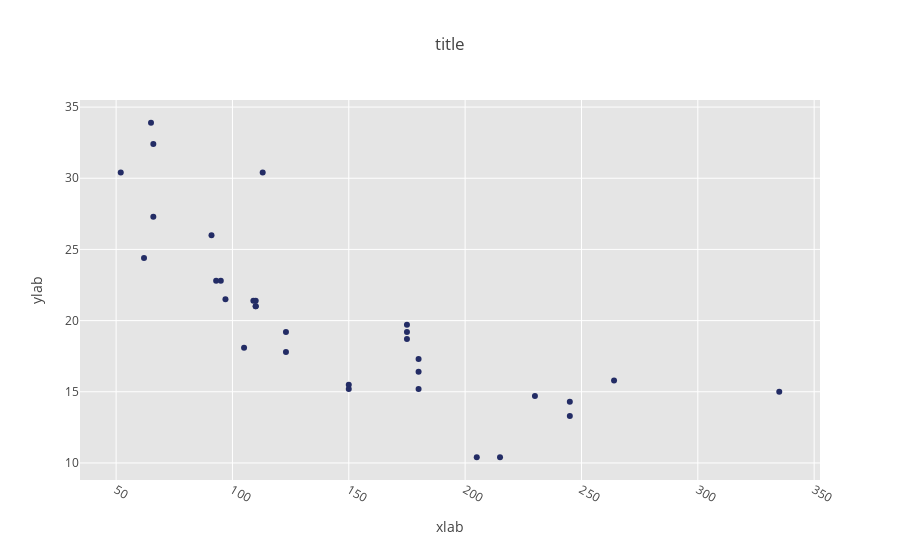

Notebook code for this chart:
### Markdown cell above
The `scatterplot` module takes a separate dataframe for the x values and for the y values:

### Code cell
args = {'x_data':x_data, 'y_data':y_data}
fig = scatterplot.create_graph(**args)

### Figure 1 — Plotly figure (JSON) as saved in the notebook; plotly's stock layout.template omitted (floating-point values rounded to 4 significant figures)
{"data": [{"marker": {"color": ["#232C65", "#232C65", "#232C65", "#232C65", "#232C65", "#232C65", "#232C65", "#232C65", "#232C65", "#232C65", "#232C65", "#232C65", "#232C65", "#232C65", "#232C65", "#232C65", "#232C65", "#232C65", "#232C65", "#232C65", "#232C65", "#232C65", "#232C65", "#232C65", "#232C65", "#232C65", "#232C65", "#232C65", "#232C65", "#232C65", "#232C65", "#232C65"]}, "mode": "markers", "name": "hp", "text": [110, 110, 93, 110, 175, 105, 245, 62, 95, 123, 123, 180, 180, 180, 205, 215, 230, 66, 52, 65, 97, 150, 150, 245, 175, 66, 91, 113, 264, 175, 335, 109], "type": "scatter", "uid": "e8d8b336-b31c-44f6-9c6d-79f3d07a4644", "x": [110, 110, 93, 110, 175, 105, 245, 62, 95, 123, 123, 180, 180, 180, 205, 215, 230, 66, 52, 65, 97, 150, 150, 245, 175, 66, 91, 113, 264, 175, 335, 109], "y": [21, 21, 22.8, 21.4, 18.7, 18.1, 14.3, 24.4, 22.8, 19.2, 17.8, 16.4, 17.3, 15.2, 10.4, 10.4, 14.7, 32.4, 30.4, 33.9, 21.5, 15.5, 15.2, 13.3, 19.2, 27.3, 26, 30.4, 15.8, 19.7, 15, 21.4]}], "layout": {"hovermode": "x", "plot_bgcolor": "rgb(229, 229, 229)", "title": "title", "xaxis": {"gridcolor": "rgb(255,255,255)", "tickangle": 30, "title": "xlab", "zerolinecolor": "rgb(255,255,255)"}, "yaxis": {"gridcolor": "rgb(255,255,255)", "title": "ylab", "zerolinecolor": "rgb(255,255,255)"}}}
